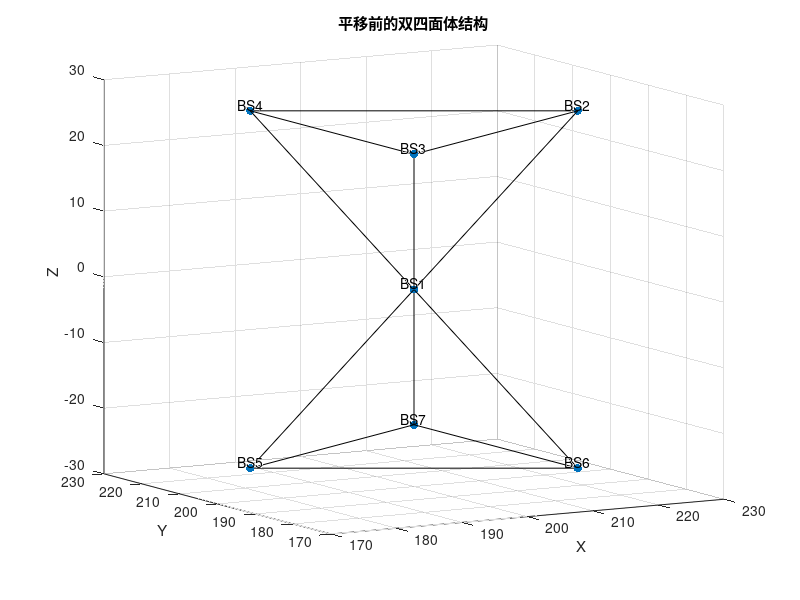
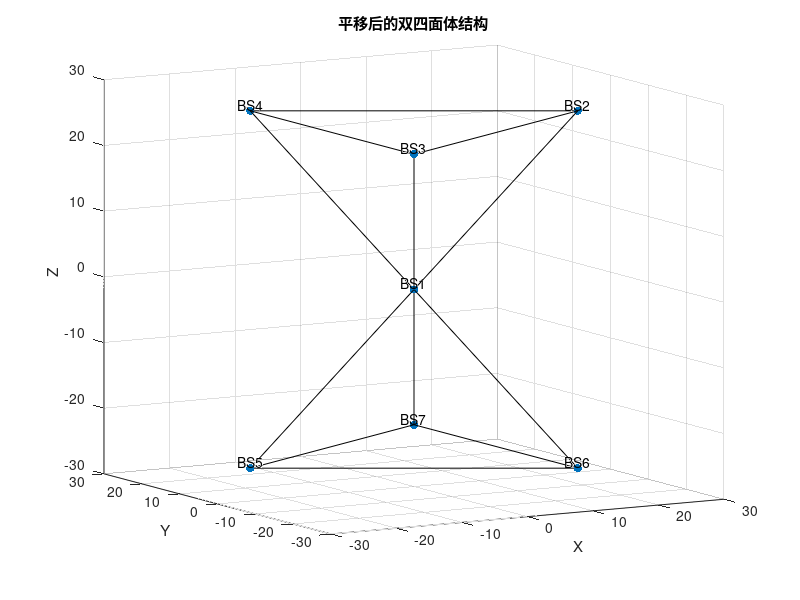

Write MATLAB code to recreate these figures, in order.
m = 200;
d = 25;

BS1 = [m, m, 0];
BS2 = [d + m, m, d];
BS3 = [-d/2 + m, -sqrt(3)/2 * d + m, d];
BS4 = [-d/2 + m, sqrt(3)/2 * d + m, d];
BS5 = [-d + m,  m, -d];
BS6 = [d/2 + m, -sqrt(3)/2 * d + m, -d];
BS7 = [d/2 + m, sqrt(3)/2 * d + m, -d];

positions = [BS1; BS2; BS3; BS4; BS5; BS6; BS7];
% 平移后的坐标
positions_translated = positions - [m, m, 0];
% 平移前的图
figure;
scatter3(positions(:,1), positions(:,2), positions(:,3), 'filled');
text(positions(:,1), positions(:,2), positions(:,3) + 0.1, ...
    {'BS1', 'BS2', 'BS3', 'BS4', 'BS5', 'BS6', 'BS7'}, ...
    'VerticalAlignment', 'bottom', 'HorizontalAlignment', 'center');

hold on;
plot3([BS1(1) BS2(1)], [BS1(2) BS2(2)], [BS1(3) BS2(3)], 'k-');
plot3([BS1(1) BS3(1)], [BS1(2) BS3(2)], [BS1(3) BS3(3)], 'k-');
plot3([BS1(1) BS4(1)], [BS1(2) BS4(2)], [BS1(3) BS4(3)], 'k-');
plot3([BS2(1) BS3(1)], [BS2(2) BS3(2)], [BS2(3) BS3(3)], 'k-');
plot3([BS2(1) BS4(1)], [BS2(2) BS4(2)], [BS2(3) BS4(3)], 'k-');
plot3([BS3(1) BS4(1)], [BS3(2) BS4(2)], [BS3(3) BS4(3)], 'k-');
plot3([BS1(1) BS5(1)], [BS1(2) BS5(2)], [BS1(3) BS5(3)], 'k-');
plot3([BS1(1) BS6(1)], [BS1(2) BS6(2)], [BS1(3) BS6(3)], 'k-');
plot3([BS1(1) BS7(1)], [BS1(2) BS7(2)], [BS1(3) BS7(3)], 'k-');
plot3([BS5(1) BS6(1)], [BS5(2) BS6(2)], [BS5(3) BS6(3)], 'k-');
plot3([BS5(1) BS7(1)], [BS5(2) BS7(2)], [BS5(3) BS7(3)], 'k-');
plot3([BS6(1) BS7(1)], [BS6(2) BS7(2)], [BS6(3) BS7(3)], 'k-');

xlabel('X');
ylabel('Y');
zlabel('Z');
grid on;
title('平移前的双四面体结构');
view(-30, 10);

% 平移后的图
figure;
scatter3(positions_translated(:,1), positions_translated(:,2), positions_translated(:,3), 'filled');
text(positions_translated(:,1), positions_translated(:,2), positions_translated(:,3) + 0.1, ...
    {'BS1', 'BS2', 'BS3', 'BS4', 'BS5', 'BS6', 'BS7'}, ...
    'VerticalAlignment', 'bottom', 'HorizontalAlignment', 'center');

hold on;
plot3([positions_translated(1,1) positions_translated(2,1)], [positions_translated(1,2) positions_translated(2,2)], [positions_translated(1,3) positions_translated(2,3)], 'k-');
plot3([positions_translated(1,1) positions_translated(3,1)], [positions_translated(1,2) positions_translated(3,2)], [positions_translated(1,3) positions_translated(3,3)], 'k-');
plot3([positions_translated(1,1) positions_translated(4,1)], [positions_translated(1,2) positions_translated(4,2)], [positions_translated(1,3) positions_translated(4,3)], 'k-');
plot3([positions_translated(2,1) positions_translated(3,1)], [positions_translated(2,2) positions_translated(3,2)], [positions_translated(2,3) positions_translated(3,3)], 'k-');
plot3([positions_translated(2,1) positions_translated(4,1)], [positions_translated(2,2) positions_translated(4,2)], [positions_translated(2,3) positions_translated(4,3)], 'k-');
plot3([positions_translated(3,1) positions_translated(4,1)], [positions_translated(3,2) positions_translated(4,2)], [positions_translated(3,3) positions_translated(4,3)], 'k-');
plot3([positions_translated(1,1) positions_translated(5,1)], [positions_translated(1,2) positions_translated(5,2)], [positions_translated(1,3) positions_translated(5,3)], 'k-');
plot3([positions_translated(1,1) positions_translated(6,1)], [positions_translated(1,2) positions_translated(6,2)], [positions_translated(1,3) positions_translated(6,3)], 'k-');
plot3([positions_translated(1,1) positions_translated(7,1)], [positions_translated(1,2) positions_translated(7,2)], [positions_translated(1,3) positions_translated(7,3)], 'k-');
plot3([positions_translated(5,1) positions_translated(6,1)], [positions_translated(5,2) positions_translated(6,2)], [positions_translated(5,3) positions_translated(6,3)], 'k-');
plot3([positions_translated(5,1) positions_translated(7,1)], [positions_translated(5,2) positions_translated(7,2)], [positions_translated(5,3) positions_translated(7,3)], 'k-');
plot3([positions_translated(6,1) positions_translated(7,1)], [positions_translated(6,2) positions_translated(7,2)], [positions_translated(6,3) positions_translated(7,3)], 'k-');

xlabel('X');
ylabel('Y');
zlabel('Z');
grid on;
title('平移后的双四面体结构');
view(-30, 10);
